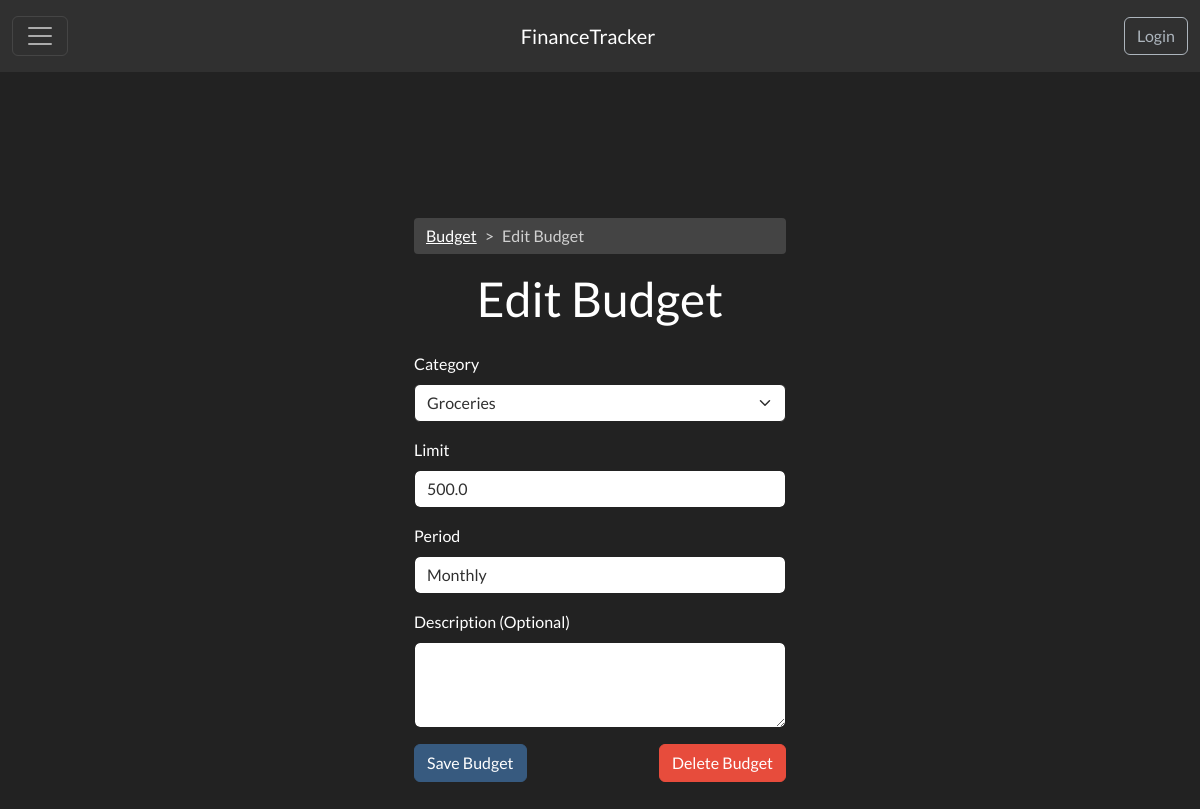
The app's page /budgeting_and_goals/budget/edit/1, older data.
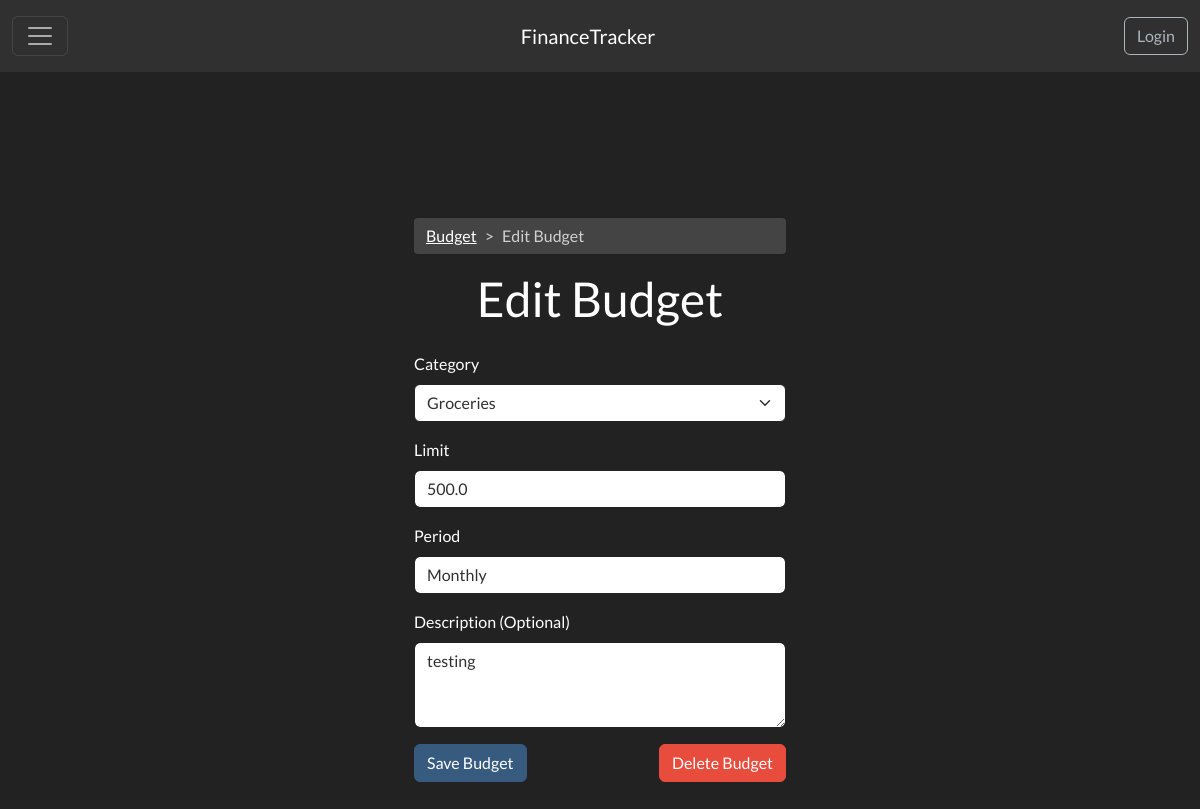
The same page, newer data.
### app/budgeting_and_goals/models.py (models this page shows)
class Budget(db.Model):
    id = db.Column(db.Integer, primary_key=True)
    user_id = db.Column(db.Integer, db.ForeignKey('user.id'), nullable=False)
    category = db.Column(db.String(64), nullable=False)
    limit = db.Column(db.Float, nullable=False)
    period = db.Column(db.String(20), nullable=False)  # 'weekly' or 'monthly' or 'yearly'
    description = db.Column(db.Text, nullable=True)
    user = db.relationship('User', backref='budgets')

### app/budgeting_and_goals/routes.py (the view, shortened to what this page needs)
@budgeting_and_goals_bp.route('/budget/edit/<int:id>', methods=['GET', 'POST'])
def edit_budget(id):
    budget = Budget.query.get_or_404(id)
    user_id = 1  # Placeholder for the logged-in user's ID
    if user_id != user_id:
        flash("You do not have permission to edit this budget.", "danger")
        return redirect(url_for('budgeting_and_goals.view_budget'))
    form = BudgetForm(obj=budget)  # Pre-fill the form with the current budget values
    return render_template('budgeting_and_goals/budget_edit.html', form=form, budget_id=id)

### app/budgeting_and_goals/templates/budgeting_and_goals/budget_edit.html (shortened to what this page needs)
{% extends "base.html" %}
{% block head %}
{{ super() }}
{% endblock %}
{% block content %}
<div class="container min-vh-100 d-flex justify-content-center align-items-center">
    <div class="col-12 col-sm-8 col-md-6 col-lg-4">
        <nav style="--bs-breadcrumb-divider: '>';" aria-label="breadcrumb">
            <ol class="breadcrumb">
                <li class="breadcrumb-item"><a href="{{ url_for('budgeting_and_goals.view_budget') }}">Budget</a></li>
                <li class="breadcrumb-item active" aria-current="page">Edit Budget</li>
            </ol>
        </nav>
        <h1 class="mb-4 text-center">Edit Budget</h1>
        <form method="POST" action="{{ url_for('budgeting_and_goals.edit_budget', id=budget_id) }}">
            <div class="mb-3">
                <label for="category" class="form-label">{{ form.category.label }}</label>
                <select class="form-select" id="category" name="{{ form.category.name }}">
                    {% for value, label in form.category.choices %}
                    {% if value == '' %}
                    <option value="" disabled selected>{{ label }}</option>
                    {% else %}
                    <option value="{{ value }}" {% if form.category.data==value %}selected{% endif %}>{{ label }}
                    </option>
                    {% endif %}
                    {% endfor %}
                </select>
            </div>
            <div class="mb-3">
                <label for="limit" class="form-label">{{ form.limit.label }}</label>
                {{ form.limit(class="form-control", aria_label="Limit input") }}
            </div>
            <div class="mb-3">
                <label for="period" class="form-label">{{ form.period.label }}</label>
                {{ form.period(class="form-control", aria_label="Select a period") }}
            </div>
            <div class="mb-3">
                <label for="description" class="form-label">{{ form.description.label }}</label>
                {{ form.description(class="form-control", rows="3", aria_label="Optional description") }}
            </div>
            <div class="d-flex justify-content-between">
                <form method="POST" action="{{ url_for('budgeting_and_goals.edit_budget', id=budget_id) }}">
                    {{ form.submit(class="btn btn-primary") }}
                </form>
                <form method="POST" id="delete-form" action="{{ url_for('budgeting_and_goals.delete_budget', id=budget_id) }}" onsubmit="return confirm('Are you sure you want to delete this budget?');">
                    <button type="submit" class="btn btn-danger">Delete Budget</button>
                </form>
            </div>
        </form>
    </div>
</div>
{% endblock %}

Row changes from the older to the newer data that the page shows:
changed Budget "Groceries": description (not shown) → "testing"
